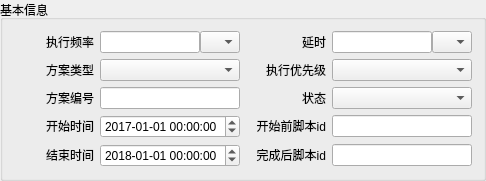
         <widget class="QGroupBox" name="groupBox_4">
          <property name="title">
           <string>基本信息</string>
          </property>
          <layout class="QGridLayout" name="gridLayout_7">
           <item row="0" column="0">
            <layout class="QGridLayout" name="gridLayout_8">
             <item row="2" column="1">
              <widget class="QLineEdit" name="task_no_box">
               <property name="sizePolicy">
                <sizepolicy hsizetype="MinimumExpanding" vsizetype="Fixed">
                 <horstretch>0</horstretch>
                 <verstretch>0</verstretch>
                </sizepolicy>
               </property>
               <property name="minimumSize">
                <size>
                 <width>140</width>
                 <height>0</height>
                </size>
               </property>
              </widget>
             </item>
             <item row="3" column="1">
              <widget class="QDateTimeEdit" name="task_start_DT">
               <property name="dateTime">
                <datetime>
                 <hour>0</hour>
                 <minute>0</minute>
                 <second>0</second>
                 <year>2017</year>
                 <month>1</month>
                 <day>1</day>
                </datetime>
               </property>
               <property name="displayFormat">
                <string>yyyy-MM-dd HH:mm:ss</string>
               </property>
               <property name="timeSpec">
                <enum>Qt::LocalTime</enum>
               </property>
              </widget>
             </item>
             <item row="4" column="0">
              <widget class="QLabel" name="label_27">
               <property name="sizePolicy">
                <sizepolicy hsizetype="Fixed" vsizetype="Fixed">
                 <horstretch>0</horstretch>
                 <verstretch>0</verstretch>
                </sizepolicy>
               </property>
               <property name="minimumSize">
                <size>
                 <width>80</width>
                 <height>0</height>
                </size>
               </property>
               <property name="maximumSize">
                <size>
                 <width>80</width>
                 <height>16777215</height>
                </size>
               </property>
               <property name="layoutDirection">
                <enum>Qt::LeftToRight</enum>
               </property>
               <property name="text">
                <string>结束时间</string>
               </property>
               <property name="alignment">
                <set>Qt::AlignRight|Qt::AlignTrailing|Qt::AlignVCenter</set>
               </property>
              </widget>
             </item>
             <item row="4" column="2">
              <widget class="QLabel" name="label_26">
               <property name="sizePolicy">
                <sizepolicy hsizetype="Fixed" vsizetype="Fixed">
                 <horstretch>0</horstretch>
                 <verstretch>0</verstretch>
                </sizepolicy>
               </property>
               <property name="minimumSize">
                <size>
                 <width>80</width>
                 <height>0</height>
                </size>
               </property>
               <property name="maximumSize">
                <size>
                 <width>80</width>
                 <height>16777215</height>
                </size>
               </property>
               <property name="layoutDirection">
                <enum>Qt::LeftToRight</enum>
               </property>
               <property name="text">
                <string>完成后脚本id</string>
               </property>
               <property name="alignment">
                <set>Qt::AlignRight|Qt::AlignTrailing|Qt::AlignVCenter</set>
               </property>
              </widget>
             </item>
             <item row="2" column="3">
              <widget class="QComboBox" name="task_status_l">
               <property name="currentIndex">
                <number>-1</number>
               </property>
               <item>
                <property name="text">
                 <string>正常</string>
                </property>
               </item>
               <item>
                <property name="text">
                 <string>停用</string>
                </property>
               </item>
              </widget>
             </item>
             <item row="4" column="3">
              <widget class="QLineEdit" name="task_end_id_box">
               <property name="sizePolicy">
                <sizepolicy hsizetype="MinimumExpanding" vsizetype="Fixed">
                 <horstretch>0</horstretch>
                 <verstretch>0</verstretch>
                </sizepolicy>
               </property>
               <property name="minimumSize">
                <size>
                 <width>140</width>
                 <height>0</height>
                </size>
               </property>
              </widget>
             </item>
             <item row="4" column="1">
              <widget class="QDateTimeEdit" name="task_end_DT">
               <property name="dateTime">
                <datetime>
                 <hour>0</hour>
                 <minute>0</minute>
                 <second>0</second>
                 <year>2018</year>
                 <month>1</month>
                 <day>1</day>
                </datetime>
               </property>
               <property name="displayFormat">
                <string>yyyy-MM-dd HH:mm:ss</string>
               </property>
               <property name="timeSpec">
                <enum>Qt::LocalTime</enum>
               </property>
              </widget>
             </item>
             <item row="2" column="0">
              <widget class="QLabel" name="label_20">
               <property name="sizePolicy">
                <sizepolicy hsizetype="Fixed" vsizetype="Fixed">
                 <horstretch>0</horstretch>
                 <verstretch>0</verstretch>
                </sizepolicy>
               </property>
               <property name="minimumSize">
                <size>
                 <width>80</width>
                 <height>0</height>
                </size>
               </property>
               <property name="maximumSize">
                <size>
                 <width>80</width>
                 <height>16777215</height>
                </size>
               </property>
               <property name="layoutDirection">
                <enum>Qt::LeftToRight</enum>
               </property>
               <property name="text">
                <string>方案编号</string>
               </property>
               <property name="alignment">
                <set>Qt::AlignRight|Qt::AlignTrailing|Qt::AlignVCenter</set>
               </property>
              </widget>
             </item>
             <item row="1" column="1">
              <widget class="QComboBox" name="task_mode_l">
               <property name="currentIndex">
                <number>-1</number>
               </property>
               <item>
                <property name="text">
                 <string>普通采集方案</string>
                </property>
               </item>
               <item>
                <property name="text">
                 <string>事件采集方案</string>
                </property>
               </item>
               <item>
                <property name="text">
                 <string>透明方案</string>
                </property>
               </item>
               <item>
                <property name="text">
                 <string>上报方案</string>
                </property>
               </item>
               <item>
                <property name="text">
                 <string>脚本方案</string>
                </property>
               </item>
               <item>
                <property name="text">
                 <string>实时监控方案</string>
                </property>
               </item>
              </widget>
             </item>
             <item row="0" column="2">
              <widget class="QLabel" name="label_17">
               <property name="sizePolicy">
                <sizepolicy hsizetype="Fixed" vsizetype="Fixed">
                 <horstretch>0</horstretch>
                 <verstretch>0</verstretch>
                </sizepolicy>
               </property>
               <property name="minimumSize">
                <size>
                 <width>80</width>
                 <height>0</height>
                </size>
               </property>
               <property name="maximumSize">
                <size>
                 <width>80</width>
                 <height>16777215</height>
                </size>
               </property>
               <property name="layoutDirection">
                <enum>Qt::LeftToRight</enum>
               </property>
               <property name="text">
                <string>延时</string>
               </property>
               <property name="alignment">
                <set>Qt::AlignRight|Qt::AlignTrailing|Qt::AlignVCenter</set>
               </property>
              </widget>
             </item>
             <item row="0" column="1">
              <layout class="QHBoxLayout" name="horizontalLayout_6">
               <property name="spacing">
                <number>0</number>
               </property>
               <item>
                <widget class="QLineEdit" name="task_rate_box">
                 <property name="sizePolicy">
                  <sizepolicy hsizetype="Ignored" vsizetype="Fixed">
                   <horstretch>0</horstretch>
                   <verstretch>0</verstretch>
                  </sizepolicy>
                 </property>
                 <property name="minimumSize">
                  <size>
                   <width>50</width>
                   <height>0</height>
                  </size>
                 </property>
                 <property name="maximumSize">
                  <size>
                   <width>1677215</width>
                   <height>16777215</height>
                  </size>
                 </property>
                </widget>
               </item>
               <item>
                <widget class="QComboBox" name="task_rate_unit_l">
                 <property name="sizePolicy">
                  <sizepolicy hsizetype="Fixed" vsizetype="Fixed">
                   <horstretch>0</horstretch>
                   <verstretch>0</verstretch>
                  </sizepolicy>
                 </property>
                 <property name="minimumSize">
                  <size>
                   <width>40</width>
                   <height>0</height>
                  </size>
                 </property>
                 <property name="maximumSize">
                  <size>
                   <width>40</width>
                   <height>16777215</height>
                  </size>
                 </property>
                 <property name="currentIndex">
                  <number>-1</number>
                 </property>
                 <item>
                  <property name="text">
                   <string>秒</string>
                  </property>
                 </item>
                 <item>
                  <property name="text">
                   <string>分</string>
                  </property>
                 </item>
                 <item>
                  <property name="text">
                   <string>时</string>
                  </property>
                 </item>
                 <item>
                  <property name="text">
                   <string>日</string>
                  </property>
                 </item>
                 <item>
                  <property name="text">
                   <string>月</string>
                  </property>
                 </item>
                 <item>
                  <property name="text">
                   <string>年</string>
                  </property>
                 </item>
                </widget>
               </item>
              </layout>
             </item>
             <item row="1" column="2">
              <widget class="QLabel" name="label_19">
               <property name="sizePolicy">
                <sizepolicy hsizetype="Fixed" vsizetype="Fixed">
                 <horstretch>0</horstretch>
                 <verstretch>0</verstretch>
                </sizepolicy>
               </property>
               <property name="minimumSize">
                <size>
                 <width>80</width>
                 <height>0</height>
                </size>
               </property>
               <property name="maximumSize">
                <size>
                 <width>80</width>
                 <height>16777215</height>
                </size>
               </property>
               <property name="layoutDirection">
                <enum>Qt::LeftToRight</enum>
               </property>
               <property name="text">
                <string>执行优先级</string>
               </property>
               <property name="alignment">
                <set>Qt::AlignRight|Qt::AlignTrailing|Qt::AlignVCenter</set>
               </property>
              </widget>
             </item>
             <item row="1" column="0">
              <widget class="QLabel" name="label_18">
               <property name="sizePolicy">
                <sizepolicy hsizetype="Fixed" vsizetype="Fixed">
                 <horstretch>0</horstretch>
                 <verstretch>0</verstretch>
                </sizepolicy>
               </property>
               <property name="minimumSize">
                <size>
                 <width>80</width>
                 <height>0</height>
                </size>
               </property>
               <property name="maximumSize">
                <size>
                 <width>80</width>
                 <height>16777215</height>
                </size>
               </property>
               <property name="layoutDirection">
                <enum>Qt::LeftToRight</enum>
               </property>
               <property name="text">
                <string>方案类型</string>
               </property>
               <property name="alignment">
                <set>Qt::AlignRight|Qt::AlignTrailing|Qt::AlignVCenter</set>
               </property>
              </widget>
             </item>
             <item row="2" column="2">
              <widget class="QLabel" name="label_21">
               <property name="sizePolicy">
                <sizepolicy hsizetype="Fixed" vsizetype="Fixed">
                 <horstretch>0</horstretch>
                 <verstretch>0</verstretch>
                </sizepolicy>
               </property>
               <property name="minimumSize">
                <size>
                 <width>80</width>
                 <height>0</height>
                </size>
               </property>
               <property name="maximumSize">
                <size>
                 <width>80</width>
                 <height>16777215</height>
                </size>
               </property>
               <property name="layoutDirection">
                <enum>Qt::LeftToRight</enum>
               </property>
               <property name="text">
                <string>状态</string>
               </property>
               <property name="alignment">
                <set>Qt::AlignRight|Qt::AlignTrailing|Qt::AlignVCenter</set>
               </property>
              </widget>
             </item>
             <item row="3" column="0">
              <widget class="QLabel" name="label_25">
               <property name="sizePolicy">
                <sizepolicy hsizetype="Fixed" vsizetype="Fixed">
                 <horstretch>0</horstretch>
                 <verstretch>0</verstretch>
                </sizepolicy>
               </property>
               <property name="minimumSize">
                <size>
                 <width>80</width>
                 <height>0</height>
                </size>
               </property>
               <property name="maximumSize">
                <size>
                 <width>80</width>
                 <height>16777215</height>
                </size>
               </property>
               <property name="layoutDirection">
                <enum>Qt::LeftToRight</enum>
               </property>
               <property name="text">
                <string>开始时间</string>
               </property>
               <property name="alignment">
                <set>Qt::AlignRight|Qt::AlignTrailing|Qt::AlignVCenter</set>
               </property>
              </widget>
             </item>
             <item row="0" column="0">
              <widget class="QLabel" name="label_16">
               <property name="sizePolicy">
                <sizepolicy hsizetype="Fixed" vsizetype="Fixed">
                 <horstretch>0</horstretch>
                 <verstretch>0</verstretch>
                </sizepolicy>
               </property>
               <property name="minimumSize">
                <size>
                 <width>80</width>
                 <height>0</height>
                </size>
               </property>
               <property name="maximumSize">
                <size>
                 <width>80</width>
                 <height>16777215</height>
                </size>
               </property>
               <property name="layoutDirection">
                <enum>Qt::LeftToRight</enum>
               </property>
               <property name="text">
                <string>执行频率</string>
               </property>
               <property name="alignment">
                <set>Qt::AlignRight|Qt::AlignTrailing|Qt::AlignVCenter</set>
               </property>
              </widget>
             </item>
             <item row="0" column="3">
              <layout class="QHBoxLayout" name="horizontalLayout_8">
               <property name="spacing">
                <number>0</number>
               </property>
               <item>
                <widget class="QLineEdit" name="task_dly_box">
                 <property name="sizePolicy">
                  <sizepolicy hsizetype="Ignored" vsizetype="Fixed">
                   <horstretch>0</horstretch>
                   <verstretch>0</verstretch>
                  </sizepolicy>
                 </property>
                 <property name="minimumSize">
                  <size>
                   <width>50</width>
                   <height>0</height>
                  </size>
                 </property>
                 <property name="maximumSize">
                  <size>
                   <width>1677215</width>
                   <height>16777215</height>
                  </size>
                 </property>
                </widget>
               </item>
               <item>
                <widget class="QComboBox" name="task_dly_unit_l">
                 <property name="sizePolicy">
                  <sizepolicy hsizetype="Fixed" vsizetype="Fixed">
                   <horstretch>0</horstretch>
                   <verstretch>0</verstretch>
                  </sizepolicy>
                 </property>
                 <property name="minimumSize">
                  <size>
                   <width>40</width>
                   <height>0</height>
                  </size>
                 </property>
                 <property name="maximumSize">
                  <size>
                   <width>40</width>
                   <height>16777215</height>
                  </size>
                 </property>
                 <property name="currentIndex">
                  <number>-1</number>
                 </property>
                 <item>
                  <property name="text">
                   <string>秒</string>
                  </property>
                 </item>
                 <item>
                  <property name="text">
                   <string>分</string>
                  </property>
                 </item>
                 <item>
                  <property name="text">
                   <string>时</string>
                  </property>
                 </item>
                 <item>
                  <property name="text">
                   <string>日</string>
                  </property>
                 </item>
                 <item>
                  <property name="text">
                   <string>月</string>
                  </property>
                 </item>
                 <item>
                  <property name="text">
                   <string>年</string>
                  </property>
                 </item>
                </widget>
               </item>
              </layout>
             </item>
             <item row="1" column="3">
              <widget class="QComboBox" name="task_priority_l">
               <property name="currentIndex">
                <number>-1</number>
               </property>
               <item>
                <property name="text">
                 <string>首要</string>
                </property>
               </item>
               <item>
                <property name="text">
                 <string>必要</string>
                </property>
               </item>
               <item>
                <property name="text">
                 <string>需要</string>
                </property>
               </item>
               <item>
                <property name="text">
                 <string>可能</string>
                </property>
               </item>
              </widget>
             </item>
             <item row="3" column="2">
              <widget class="QLabel" name="label_38">
               <property name="sizePolicy">
                <sizepolicy hsizetype="Fixed" vsizetype="Fixed">
                 <horstretch>0</horstretch>
                 <verstretch>0</verstretch>
                </sizepolicy>
               </property>
               <property name="minimumSize">
                <size>
                 <width>80</width>
                 <height>0</height>
                </size>
               </property>
               <property name="maximumSize">
                <size>
                 <width>80</width>
                 <height>16777215</height>
                </size>
               </property>
               <property name="layoutDirection">
                <enum>Qt::LeftToRight</enum>
               </property>
               <property name="text">
                <string>开始前脚本id</string>
               </property>
               <property name="alignment">
                <set>Qt::AlignRight|Qt::AlignTrailing|Qt::AlignVCenter</set>
               </property>
              </widget>
             </item>
             <item row="3" column="3">
              <widget class="QLineEdit" name="task_start_id_box">
               <property name="sizePolicy">
                <sizepolicy hsizetype="MinimumExpanding" vsizetype="Fixed">
                 <horstretch>0</horstretch>
                 <verstretch>0</verstretch>
                </sizepolicy>
               </property>
               <property name="minimumSize">
                <size>
                 <width>140</width>
                 <height>0</height>
                </size>
               </property>
              </widget>
             </item>
            </layout>
           </item>
          </layout>
         </widget>
